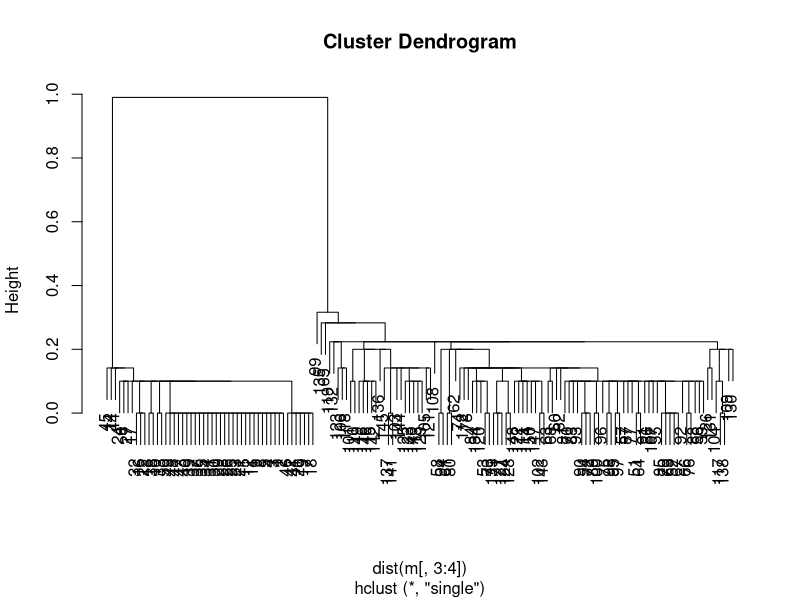

Here is the R script that generated this plot:
#Hierarchical clustering

library(party)
m = read.csv("iris.csv")

clusters = hclust(dist(m[,3:4]),method = "single")
plot(clusters)
